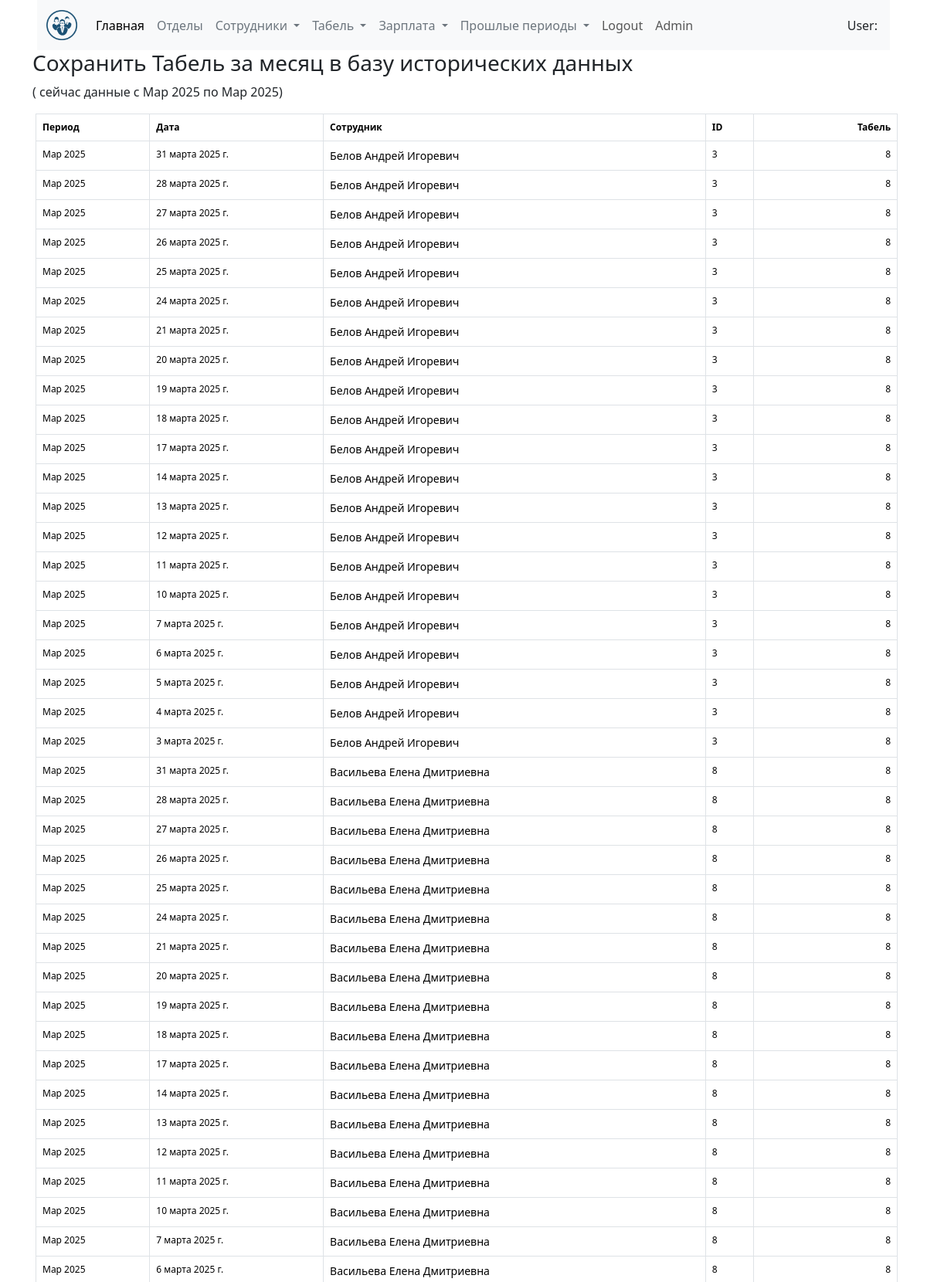
The page /history-timesheet (upper part) on the database its author committed.
### hr_data/models.py (models this page shows, shortened)
class TimeSheetHistory(models.Model):
    period=models.DateField(verbose_name="Период")
    date = models.DateField(verbose_name="Дата", default='2025-01-01')
    code = models.CharField(max_length=20, verbose_name="Код сотрудника")
    employee = models.CharField(max_length=150, verbose_name="Сотрудник")
    timesheet_data =models.CharField(max_length=20, verbose_name="Табель")
    created_date = models.DateTimeField(auto_now_add=True, verbose_name="Дата создания")
    updated_date = models.DateTimeField(auto_now=True, verbose_name="Дата обновления")
    class Meta:
        verbose_name = "исторический табель"
        verbose_name_plural = "История-Табель"
        ordering = ['-period', 'employee', '-date']

### hr_data/views.py (the view, shortened to what this page needs)
# urls.py: path("history-timesheet", history_timesheet, name="history_timesheet"),
def history_timesheet(request):
    form = DateSalaryInput()
    ft_date = TimeSheetHistory.objects.first().period
    lt_date = TimeSheetHistory.objects.last().period
    objects = TimeSheetHistory.objects.all()[:500]
    return render(
        request,
        "hr_data_history/history_timesheet.html",
        {
            "form": form,
            "timesheet_list": objects,
            "first_date": ft_date,
            "last_date": lt_date,
        },
    )

### hr_data/templates/hr_data_history/history_timesheet.html (shortened to what this page needs)
{% extends 'base.html' %}
{% load humanize %}
{% block content %}
<div class="container">
    <h3>Сохранить Табель за месяц в базу исторических данных </h3>
    {% if timesheet_list%}
    <p>( сейчас данные с {{last_date|date:"M Y"}} по {{first_date|date:"M Y"}})</p>
    {% endif %}
    <table class="table table-bordered mt-2 mx-1" style="font-size: 12px;">
        <thead>
            <tr>
                <th>Период</th>
                <th>Дата</th>
                <th>Сотрудник</th>
                <th>ID</th>
                <th class="col-2 text-end">Табель</th>
            </tr>
        </thead>
        <tbody>
            {% for data in timesheet_list %}
            <tr>
                <td>{{ data.period|date:"M Y"}}</td>
                <td>{{ data.date}}</td>
                <td style="font-size: 14px; font-weight: 500;">{{ data.employee }}</td>
                <td>{{ data.code }}</td>
                <td class="col-2 text-end">{{ data.timesheet_data }}</td>
            </tr>
            {% endfor %}
        </tbody>
    </table>
</div>
{% endblock %}

### rows shown on the page
TimeSheetHistory: period "Мар 2025"
TimeSheetHistory: period "Мар 2025", date "31 марта 2025 г.", employee "Белов Андрей Игоревич", code "3", timesheet_data "8"
TimeSheetHistory: period "Мар 2025", date "28 марта 2025 г.", employee "Белов Андрей Игоревич", code "3", timesheet_data "8"
TimeSheetHistory: period "Мар 2025", date "27 марта 2025 г.", employee "Белов Андрей Игоревич", code "3", timesheet_data "8"
TimeSheetHistory: period "Мар 2025", date "26 марта 2025 г.", employee "Белов Андрей Игоревич", code "3", timesheet_data "8"
TimeSheetHistory: period "Мар 2025", date "25 марта 2025 г.", employee "Белов Андрей Игоревич", code "3", timesheet_data "8"
TimeSheetHistory: period "Мар 2025", date "24 марта 2025 г.", employee "Белов Андрей Игоревич", code "3", timesheet_data "8"
TimeSheetHistory: period "Мар 2025", date "21 марта 2025 г.", employee "Белов Андрей Игоревич", code "3", timesheet_data "8"
TimeSheetHistory: period "Мар 2025", date "20 марта 2025 г.", employee "Белов Андрей Игоревич", code "3", timesheet_data "8"
TimeSheetHistory: period "Мар 2025", date "19 марта 2025 г.", employee "Белов Андрей Игоревич", code "3", timesheet_data "8"
TimeSheetHistory: period "Мар 2025", date "18 марта 2025 г.", employee "Белов Андрей Игоревич", code "3", timesheet_data "8"
TimeSheetHistory: period "Мар 2025", date "17 марта 2025 г.", employee "Белов Андрей Игоревич", code "3", timesheet_data "8"
TimeSheetHistory: period "Мар 2025", date "14 марта 2025 г.", employee "Белов Андрей Игоревич", code "3", timesheet_data "8"
TimeSheetHistory: period "Мар 2025", date "13 марта 2025 г.", employee "Белов Андрей Игоревич", code "3", timesheet_data "8"
TimeSheetHistory: period "Мар 2025", date "12 марта 2025 г.", employee "Белов Андрей Игоревич", code "3", timesheet_data "8"
TimeSheetHistory: period "Мар 2025", date "11 марта 2025 г.", employee "Белов Андрей Игоревич", code "3", timesheet_data "8"
TimeSheetHistory: period "Мар 2025", date "10 марта 2025 г.", employee "Белов Андрей Игоревич", code "3", timesheet_data "8"
TimeSheetHistory: period "Мар 2025", date "7 марта 2025 г.", employee "Белов Андрей Игоревич", code "3", timesheet_data "8"
TimeSheetHistory: period "Мар 2025", date "6 марта 2025 г.", employee "Белов Андрей Игоревич", code "3", timesheet_data "8"
TimeSheetHistory: period "Мар 2025", date "5 марта 2025 г.", employee "Белов Андрей Игоревич", code "3", timesheet_data "8"
TimeSheetHistory: period "Мар 2025", date "4 марта 2025 г.", employee "Белов Андрей Игоревич", code "3", timesheet_data "8"
TimeSheetHistory: period "Мар 2025", date "3 марта 2025 г.", employee "Белов Андрей Игоревич", code "3", timesheet_data "8"
TimeSheetHistory: period "Мар 2025", date "31 марта 2025 г.", employee "Васильева Елена Дмитриевна", code "8", timesheet_data "8"
TimeSheetHistory: period "Мар 2025", date "28 марта 2025 г.", employee "Васильева Елена Дмитриевна", code "8", timesheet_data "8"
TimeSheetHistory: period "Мар 2025", date "27 марта 2025 г.", employee "Васильева Елена Дмитриевна", code "8", timesheet_data "8"
TimeSheetHistory: period "Мар 2025", date "26 марта 2025 г.", employee "Васильева Елена Дмитриевна", code "8", timesheet_data "8"
TimeSheetHistory: period "Мар 2025", date "25 марта 2025 г.", employee "Васильева Елена Дмитриевна", code "8", timesheet_data "8"
TimeSheetHistory: period "Мар 2025", date "24 марта 2025 г.", employee "Васильева Елена Дмитриевна", code "8", timesheet_data "8"
TimeSheetHistory: period "Мар 2025", date "21 марта 2025 г.", employee "Васильева Елена Дмитриевна", code "8", timesheet_data "8"
TimeSheetHistory: period "Мар 2025", date "20 марта 2025 г.", employee "Васильева Елена Дмитриевна", code "8", timesheet_data "8"
TimeSheetHistory: period "Мар 2025", date "19 марта 2025 г.", employee "Васильева Елена Дмитриевна", code "8", timesheet_data "8"
TimeSheetHistory: period "Мар 2025", date "18 марта 2025 г.", employee "Васильева Елена Дмитриевна", code "8", timesheet_data "8"
TimeSheetHistory: period "Мар 2025", date "17 марта 2025 г.", employee "Васильева Елена Дмитриевна", code "8", timesheet_data "8"
TimeSheetHistory: period "Мар 2025", date "14 марта 2025 г.", employee "Васильева Елена Дмитриевна", code "8", timesheet_data "8"
TimeSheetHistory: period "Мар 2025", date "13 марта 2025 г.", employee "Васильева Елена Дмитриевна", code "8", timesheet_data "8"
TimeSheetHistory: period "Мар 2025", date "12 марта 2025 г.", employee "Васильева Елена Дмитриевна", code "8", timesheet_data "8"
TimeSheetHistory: period "Мар 2025", date "11 марта 2025 г.", employee "Васильева Елена Дмитриевна", code "8", timesheet_data "8"
TimeSheetHistory: period "Мар 2025", date "10 марта 2025 г.", employee "Васильева Елена Дмитриевна", code "8", timesheet_data "8"
TimeSheetHistory: period "Мар 2025", date "7 марта 2025 г.", employee "Васильева Елена Дмитриевна", code "8", timesheet_data "8"
TimeSheetHistory: period "Мар 2025", date "6 марта 2025 г.", employee "Васильева Елена Дмитриевна", code "8", timesheet_data "8"
